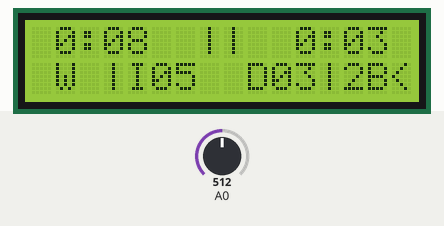
Simulated run of this program. Board: Arduino Uno, built with avr-gcc and run on an emulated ATmega328P. On the bench: 16×2 character LCD. The inputs (shaded band) are chosen by the test bench; at power-on: A0 = 512. What the program prints to the serial monitor is not drawn.

Above: at 3.8 s.
3.9 s: A0 set to 110
5.5 s: A0 set to 91
At 6.6 s:
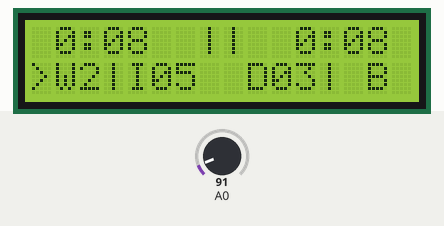
8.5 s: A0 set to 122
At 9.8 s:
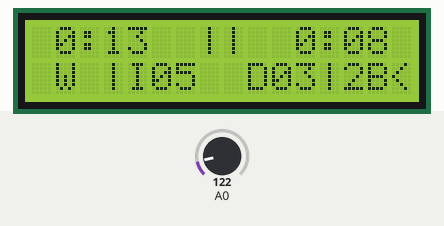
Timing chart, 0 to 11.5 s (numbered marks = the images above; inputs shaded):
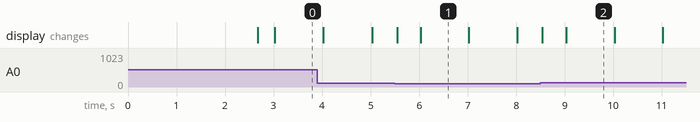

The program:

main.cpp
```cpp
#include <Arduino.h>
#include <LiquidCrystal_I2C.h>

#define SEC (millis()/1000)

#define pressure analogRead(A0) //make sure FSR is set to the right analog pin

#define whiteTime times[0]
#define blackTime times[1]

// LCD Setup
LiquidCrystal_I2C lcd(0x27, 16, 2);

// Timer vars
int top, bot, change = 0;

//int whiteTime;
//int blackTime;
int times[2];
int increment;
int delayVal;
int delayLeft;
int startTime;

int prevTurn;
bool turnChanged = false;
bool turn = 0; // 0: White  1: Black

// Function declarations
String formatTime(int sec);
bool checkTurn(int pressureVal);
void printData();

//time txt
String firstLine;

bool useFlags = false;


String formatTime(int sec) {
	if (sec < 0) return "-"+formatTime(-sec);
	String out = "";
	int seconds = sec%60;
	int mins = sec/60;

	out += String(mins) + ":" ;
	if (String(seconds).length() == 1) {
		out += "0";
	}
	out += String(seconds);

	return out;
}

bool checkTurn(int pressureVal) {
	if (pressureVal < 100) {
		return 0; //white's turn
	}else{
		return 1; //black's turn
	}
}


void setup() {
	lcd.init();
	lcd.backlight();
	Serial.begin(9600);
	startTime = 0.05*60;
	increment = 5;
	delayVal = 3;
	delayLeft = delayVal;
//  whiteTime = startTime;
//  blackTime = startTime;
	times[0] = startTime;
	times[1] = startTime;
	turn = false;
	lcd.setCursor(0,0);
	lcd.print("LJCD CHESS CLOCK");
	lcd.setCursor(0,1);
	lcd.print("TIME:"+String(startTime/60.0)+"+"+String(increment)+" D" + delayVal);
	delay(2500);
	lcd.clear();
	lcd.setCursor(0,1);
	printData();
	Serial.println(delayVal);

}

unsigned int fll = 0;

void loop() {

	top = SEC;
	//checking who's turn it is
	turn = checkTurn(pressure);

	//compare if the turn changed. If it does, then add increment to time.
	if (turn != prevTurn) { // On turn change
		times[prevTurn] += increment;
		delayLeft = delayVal;
		printData();
	}

	//changes the time value
//  if (turn) {
//    blackTime -= change;
//  } else {
//    whiteTime -= change;
//  }
	if (delayLeft > 0 ) {
		delayLeft -= change;
		lcd.setCursor(turn ? 13 : 2, 1);
		lcd.print(int(delayLeft));
	} else {
		times[turn] -= change;
	}


	//must save the previous turn value in order to compare if the turn ever changes
	prevTurn = turn;

	//formats the string for times
	firstLine = formatTime(whiteTime) +"||"+ formatTime(blackTime);
	if (fll != firstLine.length()) {
		lcd.clear();
		printData();
	}
	fll = firstLine.length();


	// display the times
	lcd.setCursor(1, 0);
	if (whiteTime > 0 || !useFlags) {
		lcd.print(formatTime(whiteTime));
	}
	else {
		lcd.print(" ⚐ ");
	}

	lcd.setCursor(7,0);
	lcd.print("||");

	lcd.setCursor(15 - formatTime(blackTime).length() , 0);
	if (blackTime > 0 || !useFlags) {
		lcd.print(formatTime(blackTime));
	}
	else {
		lcd.print(" ⚑ ");
	}

	bot = SEC;
	change = (bot-top);

	//Serial.println(String(times[0])+ "_" + String(times[1]));
	//Serial.println(delayLeft);
}

void printData() {
	String inc = "";
	String del = "";
	lcd.setCursor(0, 1);
//   0123456789abcdef
//  " W | INC000 | B "

	inc += String(increment).length() == 1 ? "0" : "";
	inc += String(increment);

	del += String(delayVal).length() == 1 ? "0" : "";
	del += String(delayVal);

	lcd.print(
		" W |I" + inc + "  D" + del + "| B "
		);

	lcd.setCursor( turn ? 15 : 0, 1);
	lcd.print(turn ? "<" : ">");

}
```

Measured:
- the behaviour switches between 100 and 99 on A0 (found by bisection; images 0 and 1)
- after the input at 5.5 s, the display: first changes after 0.05 s (image 1 shows a later state)
- after the input at 8.5 s, the display: first changes at once (image 2 shows a later state)
- what the display in image 1 shows lasts 1.0 s, from 6.0 s to 7.0 s
